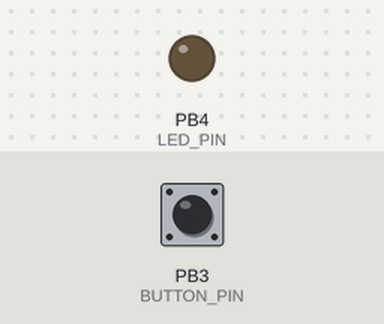
Bench run of a sketch on a simulated ATtiny85, built with avr-gcc and run on an emulated ATtiny85. Parts: output pins drawn as LEDs (lit = HIGH). Dashed ring = blinking. Inputs (shaded band) come from the test bench; at power-on: PB3 (BUTTON_PIN) HIGH. Sleep ends after the set time or at an interrupt.

Above: at 1.2 s.
1.3 s: PB3 (BUTTON_PIN) pulled LOW for 1 s
At 1.7 s:
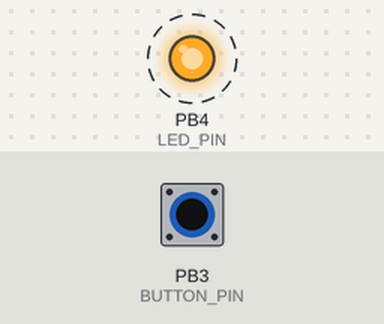
4.3 s: PB3 (BUTTON_PIN) pulled LOW for 3.2 s
At 4.7 s:
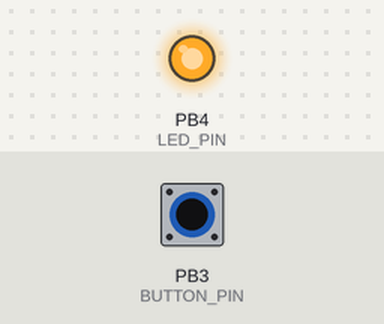
Timing chart, 0 to 9.5 s (numbered marks = the images above; inputs shaded):
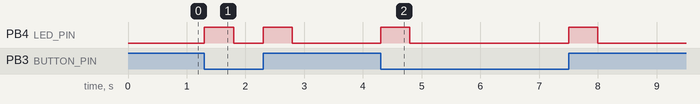

Measured:
- after the input at 1.3 s, PB4 (LED_PIN): alternates HIGH for 0.50 s and LOW for 0.50 s, 4 changes in all, then stays LOW, starting at once
- after the input at 4.3 s, PB4 (LED_PIN): alternates HIGH for 0.50 s and LOW for 2.7 s, 4 changes in all, then stays LOW, starting at once

The sketch:

ATTINY85-Deep-sleep.ino
```cpp
#include <avr/sleep.h>
#include <avr/power.h>

// Definiciones de pines
#define BUTTON_PIN PB3  // Pin del pulsador (PB3, Pin 2)
#define LED_PIN PB4     // Pin del LED (PB4, Pin 3)

// Variable para almacenar el estado del pulsador
volatile bool buttonPressed = false;

void setup() {
  // Configura el pin del LED como salida
  pinMode(LED_PIN, OUTPUT);
  digitalWrite(LED_PIN, LOW);

  // Configura el pin del pulsador como entrada con pull-up
  pinMode(BUTTON_PIN, INPUT_PULLUP);

  // Habilita la interrupción PCINT para el pin PB3
  GIMSK |= (1 << PCIE);   // Habilita las interrupciones PCINT
  PCMSK |= (1 << PCINT3); // Habilita la interrupción en PB3 (PCINT3)
  sei();                  // Habilita las interrupciones globales

  ADCSRA &= ~ bit(ADEN); // Deshabilita el conversion analogico digital para reducir el consumo

  //power_all_disable(); // Deshabilita todos los modulos

  set_sleep_mode(SLEEP_MODE_PWR_DOWN);
}

void loop() {
  if (buttonPressed) {
    // Enciende el LED por 500 ms
    digitalWrite(LED_PIN, HIGH);
    delay(500);
    digitalWrite(LED_PIN, LOW);

    // Reinicia la bandera
    buttonPressed = false;

    // Vuelve a dormir
    goToSleep();
  }else{
    // Vuelve a dormir
    goToSleep();
  }
}

// Función para entrar en modo de sueño profundo
void goToSleep() {
  set_sleep_mode(SLEEP_MODE_PWR_DOWN);  // Modo de sueño profundo
  sleep_enable();                       // Habilita el modo de sueño
  sei();                                // Habilita las interrupciones globales
  sleep_cpu();                          // Entra en modo de sueño
  sleep_disable();                      // Deshabilita el modo de sueño al despertar
}

// Rutina de servicio de interrupción (ISR) para PCINT
ISR(PCINT0_vect) {
  buttonPressed = true;  // Cambia el estado de la bandera
}
```
